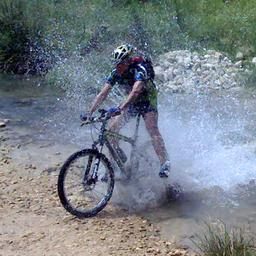
#> input picture code/test_image.JPEG, 256 x 256 px
$ python image_manipulation.py
#> lines starting #> are read from the running program, lines starting #| are printed output that depends on the picture
### code/wrapper.py
#!/usr/bin/env python
"""wrapper.py

A small set of functions used to make the eidolon factory code a little easier
to integrate and work with.

The 'eidolon factory' can be obtained from here:
https://github.com/gestaltrevision/Eidolon

Note that the Python version likely contains a bug, for which we opened
a pull request with a bugfix on 3rd August 2016 (#1). The bugfix
has not (yet?) been merged as of May 2017, so you'll need to manually
replace the files from the pull request.

The corresponding paper ("Eidolons: Novel stimuli for vision research")
can be obtained here:
http://jov.arvojournals.org/article.aspx?articleid=2603227

"""
from __future__ import division

from PIL import Image
from tempfile import mkstemp
import numpy as np
import os
from skimage.io import imsave

# you'll need to include the eidolon/ directory of the Eidolon
# toolbox for these imports to work. See above for information on
# how to obtain this.
from eidolon import picture as pic
from eidolon import helpers as hel
from eidolon import scalespaces as scl
from eidolon import noise as noi


SZ = 256
MIN_STD = (1 / np.sqrt(2))
MAX_STD = SZ / 4.0
STD_FAC = np.sqrt(2)


def load_pic(fname, sz=SZ, min_s=MIN_STD, max_s=MAX_STD, s_factor=STD_FAC):
    """Just make a picture using sane defaults"""
    return pic.Picture(fname, sz, min_s, max_s, s_factor)


def data_to_pic(dat, sz=SZ, min_s=MIN_STD, max_s=MAX_STD, s_factor=STD_FAC):
    """Turn a matrix into an Eidolon Picture object"""

    (outfd, fname) = mkstemp('.png')

    image = dat * 255.0
    image = image.astype("uint8")
    Image.fromarray(image).save(fname)

    # close temp file, otherwise one gets complaints about
    # too many open files
    outsock = os.fdopen(outfd, 'w')
    outsock.close()

    return load_pic(fname, sz, min_s, max_s, s_factor)


def pic_to_data(pic):
    """Return the data inside an Eidolon Picture object"""
    return np.asarray(pic.resizedOriginalImage)


# [79 lines left out: functions coherent_disarray, superficial_disarray, lotze_disarray, helmholtz_disarray, coherent_disarray_of_edges, partially_coherent_disarray, not called in this run]

### code/image_manipulation.py
#!/usr/bin/env python

from skimage.color import rgb2gray
from scipy.ndimage import gaussian_filter
from scipy import fftpack as fp
from skimage.io import imread
from PIL import Image
import numpy as np

###########################################################
#   IMAGE IO
###########################################################

def imload_rgb(path):
    """Load and return an RGB image in the range [0, 1]."""
#> called with path = 'test_image.JPEG'

    return imread(path) / 255.0


def save_img(image, imgname, use_JPEG=False):
    """Save image as either .jpeg or .png"""
    format = "JPEG" if use_JPEG else 'PNG'

    image = image * 255.0
    image = image.astype("uint8")
    Image.fromarray(image).save(imgname + "." + format, format)


###########################################################
#   IMAGE MANIPULATION
#
# in general, images are handled as follows:
# - datatype: numpy.ndarray
# - numpy dtype: float64
# - channels: RGB (3 channels)
# - range: [0, 1]
#
###########################################################


def adjust_contrast(image, contrast_level):
    """Return the image scaled to a certain contrast level in [0, 1].

    parameters:
    - image: a numpy.ndarray
    - contrast_level: a scalar in [0, 1]; with 1 -> full contrast
    """

    assert(contrast_level >= 0.0), "contrast_level too low."
    assert(contrast_level <= 1.0), "contrast_level too high."

    return (1-contrast_level)/2.0 + image.dot(contrast_level)


def grayscale_contrast(image, contrast_level):
    """Convert to grayscale. Adjust contrast.

    parameters:
    - image: a numpy.ndarray
    - contrast_level: a scalar in [0, 1]; with 1 -> full contrast
    """

    return adjust_contrast(rgb2gray(image), contrast_level)


def uniform_noise(image, width, contrast_level, rng):
    """Convert to grayscale. Adjust contrast. Apply uniform noise.

    parameters:
    - image: a numpy.ndarray
    - width: a scalar indicating width of additive uniform noise
             -> then noise will be in range [-width, width]
    - contrast_level: a scalar in [0, 1]; with 1 -> full contrast
    - rng: a np.random.RandomState(seed=XYZ) to make it reproducible
    """

    image = grayscale_contrast(image, contrast_level)

    return apply_uniform_noise(image, -width, width, rng)


def salt_and_pepper_noise(image, p, contrast_level, rng):
    """Convert to grayscale. Adjust contrast. Apply salt and pepper noise.
    parameters:
    - image: a numpy.ndarray
    - p: a scalar indicating probability of white and black pixels, in [0, 1]
    - contrast_level: a scalar in [0, 1]; with 1 -> full contrast
    - rng: a np.random.RandomState(seed=XYZ) to make it reproducible
    """

    assert 0 <= p <= 1

    image = grayscale_contrast(image, contrast_level)
    assert image.ndim == 2

    u = rng.uniform(size=image.shape)

    salt = (u >= 1 - p / 2).astype(image.dtype)
    pepper = -(u < p / 2).astype(image.dtype)

    image = image + salt + pepper
    image = np.clip(image, 0, 1)

    assert is_in_bounds(image, 0, 1), "values <0 or >1 occurred"

    return image


# [125 lines left out: functions false_colour, high_pass_filter, low_pass_filter, phase_scrambling, power_equalisation, rotate90 and 2 more, not called in this run]

###########################################################
#   HELPER FUNCTIONS
###########################################################

def apply_uniform_noise(image, low, high, rng=None):
    """Apply uniform noise to an image, clip outside values to 0 and 1.

    parameters:
    - image: a numpy.ndarray
    - low: lower bound of noise within [low, high)
    - high: upper bound of noise within [low, high)
    - rng: a np.random.RandomState(seed=XYZ) to make it reproducible
    """

    nrow = image.shape[0]
    ncol = image.shape[1]

    image = image + get_uniform_noise(low, high, nrow, ncol, rng)

    #clip values
    image = np.where(image < 0, 0, image)
    image = np.where(image > 1, 1, image)

    assert is_in_bounds(image, 0, 1), "values <0 or >1 occurred"

    return image


def get_uniform_noise(low, high, nrow, ncol, rng=None):
    """Return uniform noise within [low, high) of size (nrow, ncol).

    parameters:
    - low: lower bound of noise within [low, high)
    - high: upper bound of noise within [low, high)
    - nrow: number of rows of desired noise
    - ncol: number of columns of desired noise
    - rng: a np.random.RandomState(seed=XYZ) to make it reproducible
    """

    if rng is None:
        return np.random.uniform(low=low, high=high,
                                 size=(nrow, ncol))
    else:
        return rng.uniform(low=low, high=high,
                           size=(nrow, ncol))


def is_in_bounds(mat, low, high):
    """Return wether all values in 'mat' fall between low and high.

    parameters:
    - mat: a numpy.ndarray
    - low: lower bound (inclusive)
    - high: upper bound (inclusive)
    """

    return np.all(np.logical_and(mat >= 0, mat <= 1))


def eidolon_partially_coherent_disarray(image, reach, coherence, grain):
    """Return parametrically distorted images (produced by Eidolon factory.

    For more information on the effect of different distortions, please
    have a look at the paper: Koenderink et al., JoV 2017,
    Eidolons: Novel stimuli for vision research).

    - image: a numpy.ndarray
    - reach: float, controlling the strength of the manipulation
    - coherence: a float within [0, 1] with 1 = full coherence
    - grain: float, controlling how fine-grained the distortion is
    """

    # import here to make other code not dependent on eidolon package
    import wrapper as wr
    return wr.partially_coherent_disarray(wr.data_to_pic(image),
                                          reach, coherence, grain)


# [197 lines left out: functions get_opponent_colours, find_nearest, find_nearest_vec, monitor_nonlinearity, inv_monitor_nonlinearity, scramble_phases and 2 more, not called in this run]

###########################################################
#   MAIN METHOD FOR TESTING & DEMONSTRATION PURPOSES
###########################################################

if __name__ == "__main__":

    print("""This main method should generate manipulated
           images in the directory where it was executed.""")

    use_JPEG = False # either JPEG or PNG
    img = imload_rgb("test_image.JPEG")

    ###################################################
    # A) Example for color-experiment:
    #    - convert to grayscale
    ###################################################

    img_grayscale = rgb2gray(img)
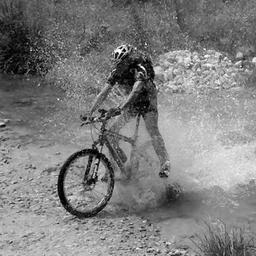
#> img_grayscale: shape (256, 256) float64; min 0, max 0.992, mean 0.498
    save_img(img_grayscale, "test_image_grayscale", use_JPEG)

    ###################################################
    # B) Example for contrast-experiment:
    #    - convert to grayscale and
    #    - reduce contrast to nominal contrast of 10%
    ###################################################

    contrast_level_1 = 0.1
    img_low_contrast = grayscale_contrast(image=img,
                                          contrast_level=contrast_level_1)
#> in adjust_contrast, `return (1-contrast_level)/2.0 + image.dot(contrast_level)`:
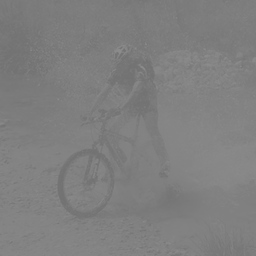
#> returned value: shape (256, 256) float64; min 0.45, max 0.549, mean 0.5
    save_img(img_low_contrast, "test_image_low_contrast", use_JPEG)

    ###################################################
    # C) Example for noise-experiment:
    #    - convert to graycale and
    #    - reduce contrast to 30% and
    #    - apply uniform noise with width 0.1
    ###################################################

    noise_width = 0.1
    contrast_level_2 = 0.3
    rng = np.random.RandomState(seed=42)

    img_noisy = uniform_noise(image=img, width=noise_width,
                              contrast_level=contrast_level_2,
                              rng=rng)
#> call 2 of adjust_contrast, with contrast_level = 0.3
#> in adjust_contrast (call 2), `return (1-contrast_level)/2.0 + image.dot(contrast_level)`:
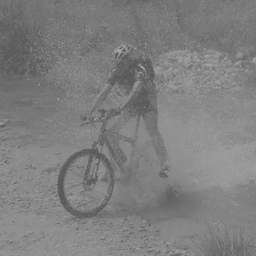
#> returned value: shape (256, 256) float64; min 0.35, max 0.647, mean 0.499
    save_img(img_noisy, "test_image_noisy", use_JPEG)

    ###################################################
    # C) Example for salt-and-pepper noise:
    #    - convert to graycale and
    #    - reduce contrast to 30% and
    #    - apply salt-and-pepper-noise with width 0.1
    ###################################################

    noise_levels = np.array([0.0, 0.1, 0.2, 0.35, 0.5, 0.65, 0.8, 0.95])
    contrast_level_3 = 0.3
    img_noisy = salt_and_pepper_noise(image=img,
                                      p = noise_levels[1],
                                      contrast_level = contrast_level_3,
                                      rng = rng)
#> in salt_and_pepper_noise, `salt = (u >= 1 - p / 2).astype(image.dtype)`:
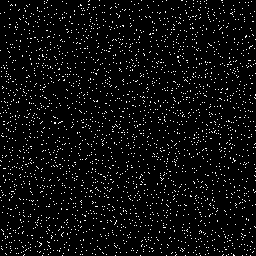
#> salt: shape (256, 256) float64; values 0 (black) and 1 (white), 4.8% white in thin lines or dots
#> in salt_and_pepper_noise, `pepper = -(u < p / 2).astype(image.dtype)`:
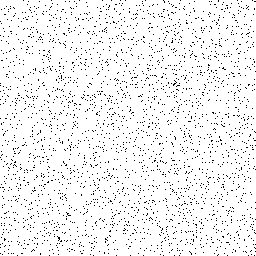
#> pepper: shape (256, 256) float64; values -1 (black) and 0 (white), 95% white; black in thin lines or dots
#> in salt_and_pepper_noise, `image = image + salt + pepper`:
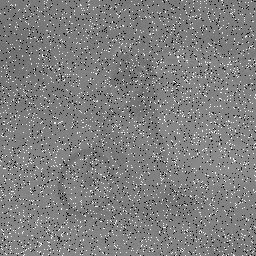
#> image: shape (256, 256) float64; min -0.649, max 1.65, mean 0.497; drawn with min black and max white
#> in salt_and_pepper_noise, `image = np.clip(image, 0, 1)`:
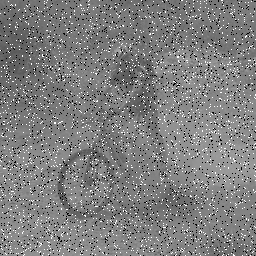
#> image: shape (256, 256) float64; min 0, max 1, mean 0.498
    save_img(img_noisy, "test_image_salt_and_pepper_noise", use_JPEG)

    ###################################################
    # E) Example for eidolon-experiment:
    #    - use partially_coherent_disarray
    ###################################################

    grain = 10.0
    coherence = 1.0
    reach = 8.0

    img_eidolon = eidolon_partially_coherent_disarray(img, reach,
                                                      coherence, grain)
#> in data_to_pic, image is the input picture: shape (256, 256, 3); mean R, G, B 119.9, 128.1, 137
#> (the run stopped early here; a loop or call above may not have finished)

$ run again, with code/example_image.png saved as code/test_image.JPEG
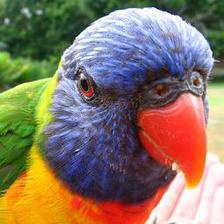
#> input picture code/example_image.png, 224 x 224 px
#> in salt_and_pepper_noise, `salt = (u >= 1 - p / 2).astype(image.dtype)`:
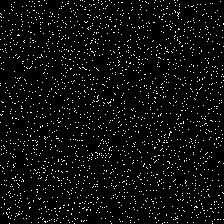
#> salt: shape (224, 224) float64; values 0 (black) and 1 (white), 4.8% white in thin lines or dots
#> pepper: shape (224, 224) float64; values -1 (black) and 0 (white), 95% white; black in thin lines or dots
#> in salt_and_pepper_noise, `image = np.clip(image, 0, 1)`:
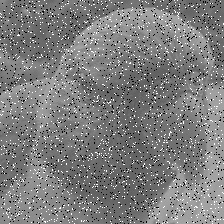
#> image: shape (224, 224) float64; min 0, max 1, mean 0.491
#> in data_to_pic, image is the input picture: shape (224, 224, 3); mean R, G, B 135.7, 117.5, 99.9
